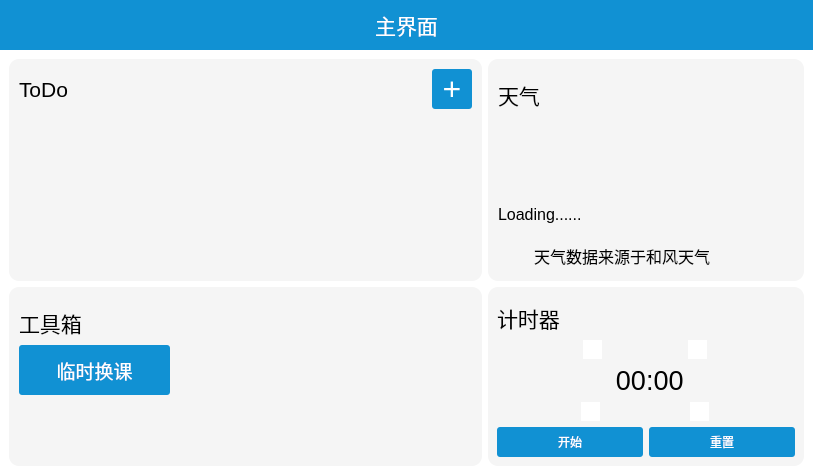
<?xml version="1.0" encoding="UTF-8"?>
<ui version="4.0">
 <class>MainWindow</class>
 <widget class="QDialog" name="MainWindow">
  <property name="geometry">
   <rect>
    <x>0</x>
    <y>0</y>
    <width>813</width>
    <height>475</height>
   </rect>
  </property>
  <property name="windowTitle">
   <string>主界面</string>
  </property>
  <property name="styleSheet">
   <string notr="true">background:#ffffff;</string>
  </property>
  <layout class="QVBoxLayout" name="verticalLayout" stretch="1,0">
   <property name="spacing">
    <number>0</number>
   </property>
   <property name="leftMargin">
    <number>0</number>
   </property>
   <property name="topMargin">
    <number>0</number>
   </property>
   <property name="rightMargin">
    <number>0</number>
   </property>
   <property name="bottomMargin">
    <number>0</number>
   </property>
   <item>
    <widget class="QWidget" name="widget_2" native="true">
     <property name="minimumSize">
      <size>
       <width>100</width>
       <height>50</height>
      </size>
     </property>
     <property name="maximumSize">
      <size>
       <width>16777215</width>
       <height>50</height>
      </size>
     </property>
     <property name="styleSheet">
      <string notr="true">background:#1191d3;</string>
     </property>
     <layout class="QGridLayout" name="gridLayout">
      <property name="leftMargin">
       <number>0</number>
      </property>
      <property name="topMargin">
       <number>0</number>
      </property>
      <property name="rightMargin">
       <number>0</number>
      </property>
      <property name="bottomMargin">
       <number>0</number>
      </property>
      <item row="0" column="0">
       <layout class="QHBoxLayout" name="horizontalLayout" stretch="15">
        <item>
         <widget class="ClickLabel" name="label">
          <property name="font">
           <font>
            <pointsize>16</pointsize>
           </font>
          </property>
          <property name="styleSheet">
           <string notr="true">color:#ffffff</string>
          </property>
          <property name="text">
           <string>主界面</string>
          </property>
          <property name="alignment">
           <set>Qt::AlignmentFlag::AlignCenter</set>
          </property>
         </widget>
        </item>
       </layout>
      </item>
     </layout>
    </widget>
   </item>
   <item>
    <widget class="QWidget" name="widget" native="true">
     <property name="minimumSize">
      <size>
       <width>0</width>
       <height>0</height>
      </size>
     </property>
     <layout class="QGridLayout" name="gridLayout_2" rowstretch="5,4" columnstretch="3,2">
      <item row="0" column="0">
       <widget class="QWidget" name="widget_3" native="true">
        <property name="styleSheet">
         <string notr="true">background: rgb(245, 245, 245);
border-radius: 10px;</string>
        </property>
        <layout class="QVBoxLayout" name="verticalLayout_2">
         <property name="leftMargin">
          <number>10</number>
         </property>
         <property name="topMargin">
          <number>10</number>
         </property>
         <property name="rightMargin">
          <number>10</number>
         </property>
         <property name="bottomMargin">
          <number>10</number>
         </property>
         <item>
          <layout class="QHBoxLayout" name="horizontalLayout_4" stretch="100,10">
           <item>
            <widget class="QLabel" name="label_2">
             <property name="maximumSize">
              <size>
               <width>16777215</width>
               <height>50</height>
              </size>
             </property>
             <property name="font">
              <font>
               <pointsize>16</pointsize>
              </font>
             </property>
             <property name="styleSheet">
              <string notr="true">color:#000000;</string>
             </property>
             <property name="text">
              <string>ToDo</string>
             </property>
            </widget>
           </item>
           <item>
            <widget class="QPushButton" name="butAdd">
             <property name="sizePolicy">
              <sizepolicy hsizetype="Minimum" vsizetype="Minimum">
               <horstretch>0</horstretch>
               <verstretch>0</verstretch>
              </sizepolicy>
             </property>
             <property name="minimumSize">
              <size>
               <width>40</width>
               <height>40</height>
              </size>
             </property>
             <property name="maximumSize">
              <size>
               <width>40</width>
               <height>40</height>
              </size>
             </property>
             <property name="font">
              <font>
               <pointsize>24</pointsize>
              </font>
             </property>
             <property name="styleSheet">
              <string notr="true">QPushButton{
	border-radius: 3px; /* 边框圆角 */
	color:#ffffff;
	background-color: #1191d3; /* 背景颜色 */
	padding:3px;

}
QPushButton:hover{
background:rgb(11, 96, 139);
}
</string>
             </property>
             <property name="text">
              <string>+</string>
             </property>
            </widget>
           </item>
          </layout>
         </item>
         <item>
          <widget class="QListWidget" name="listWidget">
           <property name="font">
            <font>
             <pointsize>12</pointsize>
            </font>
           </property>
          </widget>
         </item>
        </layout>
       </widget>
      </item>
      <item row="0" column="1">
       <widget class="QWidget" name="widget_4" native="true">
        <property name="styleSheet">
         <string notr="true">background: rgb(245, 245, 245);
border-radius: 10px;
</string>
        </property>
        <layout class="QVBoxLayout" name="verticalLayout_3" stretch="0,10,1,0">
         <property name="leftMargin">
          <number>10</number>
         </property>
         <property name="topMargin">
          <number>20</number>
         </property>
         <property name="rightMargin">
          <number>10</number>
         </property>
         <property name="bottomMargin">
          <number>10</number>
         </property>
         <item>
          <widget class="QLabel" name="label_3">
           <property name="maximumSize">
            <size>
             <width>16777215</width>
             <height>50</height>
            </size>
           </property>
           <property name="font">
            <font>
             <pointsize>16</pointsize>
            </font>
           </property>
           <property name="styleSheet">
            <string notr="true">color:#000000;</string>
           </property>
           <property name="text">
            <string>天气</string>
           </property>
          </widget>
         </item>
         <item>
          <widget class="QLabel" name="weather_icon_show">
           <property name="maximumSize">
            <size>
             <width>70</width>
             <height>70</height>
            </size>
           </property>
           <property name="text">
            <string/>
           </property>
          </widget>
         </item>
         <item>
          <widget class="QLabel" name="weather_show">
           <property name="maximumSize">
            <size>
             <width>16777215</width>
             <height>70</height>
            </size>
           </property>
           <property name="font">
            <font>
             <pointsize>12</pointsize>
            </font>
           </property>
           <property name="text">
            <string>Loading......</string>
           </property>
          </widget>
         </item>
         <item>
          <layout class="QHBoxLayout" name="horizontalLayout_3" stretch="0,1">
           <item>
            <widget class="QLabel" name="label_6">
             <property name="minimumSize">
              <size>
               <width>30</width>
               <height>30</height>
              </size>
             </property>
             <property name="maximumSize">
              <size>
               <width>30</width>
               <height>30</height>
              </size>
             </property>
             <property name="styleSheet">
              <string notr="true">image: url(&quot;:/res/qweather_icons/qweather-fill.svg&quot;)</string>
             </property>
             <property name="text">
              <string/>
             </property>
            </widget>
           </item>
           <item>
            <widget class="QLabel" name="label_4">
             <property name="maximumSize">
              <size>
               <width>16777215</width>
               <height>40</height>
              </size>
             </property>
             <property name="font">
              <font>
               <pointsize>12</pointsize>
              </font>
             </property>
             <property name="text">
              <string>天气数据来源于和风天气</string>
             </property>
            </widget>
           </item>
          </layout>
         </item>
        </layout>
       </widget>
      </item>
      <item row="1" column="0">
       <widget class="QWidget" name="widget_5" native="true">
        <property name="styleSheet">
         <string notr="true">background: rgb(245, 245, 245);
border-radius: 10px;</string>
        </property>
        <layout class="QVBoxLayout" name="verticalLayout_4" stretch="0,1,2">
         <property name="spacing">
          <number>6</number>
         </property>
         <property name="leftMargin">
          <number>10</number>
         </property>
         <property name="topMargin">
          <number>20</number>
         </property>
         <property name="rightMargin">
          <number>10</number>
         </property>
         <property name="bottomMargin">
          <number>10</number>
         </property>
         <item>
          <widget class="QLabel" name="label_5">
           <property name="font">
            <font>
             <pointsize>16</pointsize>
            </font>
           </property>
           <property name="styleSheet">
            <string notr="true">color:#000000;</string>
           </property>
           <property name="text">
            <string>工具箱</string>
           </property>
          </widget>
         </item>
         <item>
          <layout class="QHBoxLayout" name="horizontalLayout_2" stretch="1,2">
           <item>
            <widget class="QPushButton" name="btnhk">
             <property name="sizePolicy">
              <sizepolicy hsizetype="Minimum" vsizetype="Preferred">
               <horstretch>0</horstretch>
               <verstretch>10</verstretch>
              </sizepolicy>
             </property>
             <property name="minimumSize">
              <size>
               <width>0</width>
               <height>50</height>
              </size>
             </property>
             <property name="font">
              <font>
               <pointsize>14</pointsize>
              </font>
             </property>
             <property name="styleSheet">
              <string notr="true">QPushButton{
	border-radius: 3px; /* 边框圆角 */
	color:#ffffff;
	background-color: #1191d3; /* 背景颜色 */
	padding:3px;

}
QPushButton:hover{
background:rgb(11, 96, 139);
}
</string>
             </property>
             <property name="text">
              <string>临时换课</string>
             </property>
            </widget>
           </item>
           <item>
            <spacer name="horizontalSpacer">
             <property name="orientation">
              <enum>Qt::Orientation::Horizontal</enum>
             </property>
             <property name="sizeHint" stdset="0">
              <size>
               <width>40</width>
               <height>20</height>
              </size>
             </property>
            </spacer>
           </item>
          </layout>
         </item>
         <item>
          <spacer name="verticalSpacer">
           <property name="orientation">
            <enum>Qt::Orientation::Vertical</enum>
           </property>
           <property name="sizeHint" stdset="0">
            <size>
             <width>20</width>
             <height>40</height>
            </size>
           </property>
          </spacer>
         </item>
        </layout>
       </widget>
      </item>
      <item row="1" column="1">
       <widget class="QWidget" name="widget_6" native="true">
        <property name="styleSheet">
         <string notr="true">background: rgb(245, 245, 245);
border-radius: 10px;
</string>
        </property>
        <layout class="QVBoxLayout" name="verticalLayout_5">
         <property name="topMargin">
          <number>15</number>
         </property>
         <item>
          <widget class="QLabel" name="label_7">
           <property name="maximumSize">
            <size>
             <width>16777215</width>
             <height>50</height>
            </size>
           </property>
           <property name="font">
            <font>
             <pointsize>16</pointsize>
            </font>
           </property>
           <property name="styleSheet">
            <string notr="true">color:#000000;</string>
           </property>
           <property name="text">
            <string>计时器</string>
           </property>
          </widget>
         </item>
         <item>
          <layout class="QVBoxLayout" name="verticalLayout_6">
           <item>
            <layout class="QHBoxLayout" name="horizontalLayout_7">
             <property name="spacing">
              <number>0</number>
             </property>
             <item>
              <widget class="QToolButton" name="min_up">
               <property name="styleSheet">
                <string notr="true">image: url(&quot;:/res/up_arrow.svg&quot;);
background: #ffffff;</string>
               </property>
               <property name="text">
                <string/>
               </property>
              </widget>
             </item>
             <item>
              <widget class="QToolButton" name="sec_up">
               <property name="styleSheet">
                <string notr="true">image: url(&quot;:/res/up_arrow.svg&quot;);
background: #ffffff;</string>
               </property>
               <property name="text">
                <string/>
               </property>
              </widget>
             </item>
            </layout>
           </item>
           <item>
            <widget class="ClickLabel" name="time_label">
             <property name="font">
              <font>
               <pointsize>20</pointsize>
              </font>
             </property>
             <property name="text">
              <string> 00:00</string>
             </property>
             <property name="alignment">
              <set>Qt::AlignmentFlag::AlignCenter</set>
             </property>
            </widget>
           </item>
           <item>
            <layout class="QHBoxLayout" name="horizontalLayout_8">
             <item>
              <widget class="QToolButton" name="min_down">
               <property name="styleSheet">
                <string notr="true">image: url(&quot;:/res/down_arrow.svg&quot;);
background: #ffffff;</string>
               </property>
               <property name="text">
                <string/>
               </property>
              </widget>
             </item>
             <item>
              <widget class="QToolButton" name="sec_down">
               <property name="styleSheet">
                <string notr="true">image: url(&quot;:/res/down_arrow.svg&quot;);
background: #ffffff;</string>
               </property>
               <property name="text">
                <string/>
               </property>
              </widget>
             </item>
            </layout>
           </item>
          </layout>
         </item>
         <item>
          <layout class="QHBoxLayout" name="horizontalLayout_9">
           <item>
            <widget class="QPushButton" name="timer_start">
             <property name="minimumSize">
              <size>
               <width>0</width>
               <height>30</height>
              </size>
             </property>
             <property name="styleSheet">
              <string notr="true">QPushButton{
	border-radius: 3px; /* 边框圆角 */
	color:#ffffff;
	background-color: #1191d3; /* 背景颜色 */
	padding:3px;

}
QPushButton:hover{
background:rgb(11, 96, 139);
}
</string>
             </property>
             <property name="text">
              <string>开始</string>
             </property>
            </widget>
           </item>
           <item>
            <widget class="QPushButton" name="pushButton">
             <property name="enabled">
              <bool>true</bool>
             </property>
             <property name="minimumSize">
              <size>
               <width>0</width>
               <height>30</height>
              </size>
             </property>
             <property name="styleSheet">
              <string notr="true">QPushButton{
	border-radius: 3px; /* 边框圆角 */
	color:#ffffff;
	background-color: #1191d3; /* 背景颜色 */
	padding:3px;

}
QPushButton:hover{
background:rgb(11, 96, 139);
}
QPushButton:disabled{
background-color: rgb(177, 177, 177)
}
</string>
             </property>
             <property name="text">
              <string>重置</string>
             </property>
             <property name="flat">
              <bool>false</bool>
             </property>
            </widget>
           </item>
          </layout>
         </item>
        </layout>
       </widget>
      </item>
     </layout>
    </widget>
   </item>
  </layout>
 </widget>
 <customwidgets>
  <customwidget>
   <class>ClickLabel</class>
   <extends>QLabel</extends>
   <header>../headers/clicklabel.h</header>
  </customwidget>
 </customwidgets>
 <resources/>
 <connections/>
</ui>
